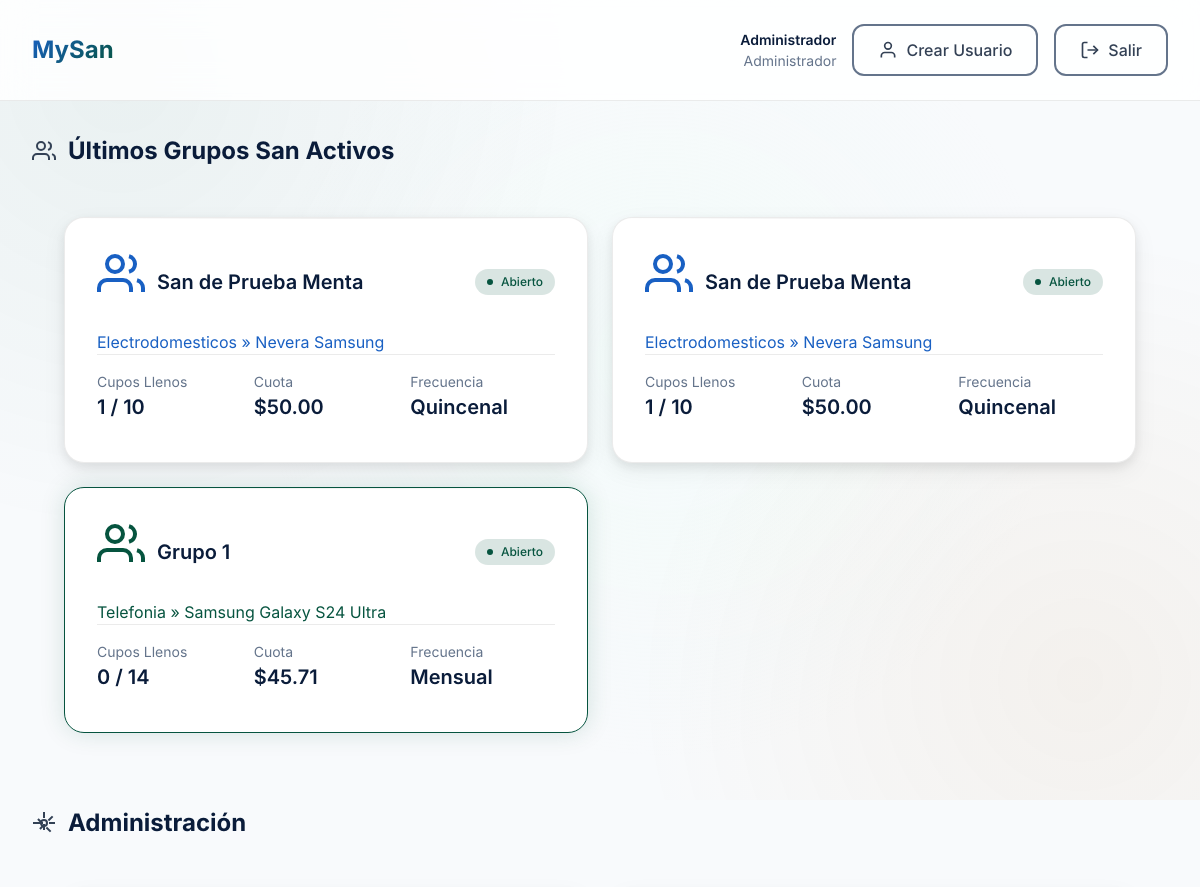
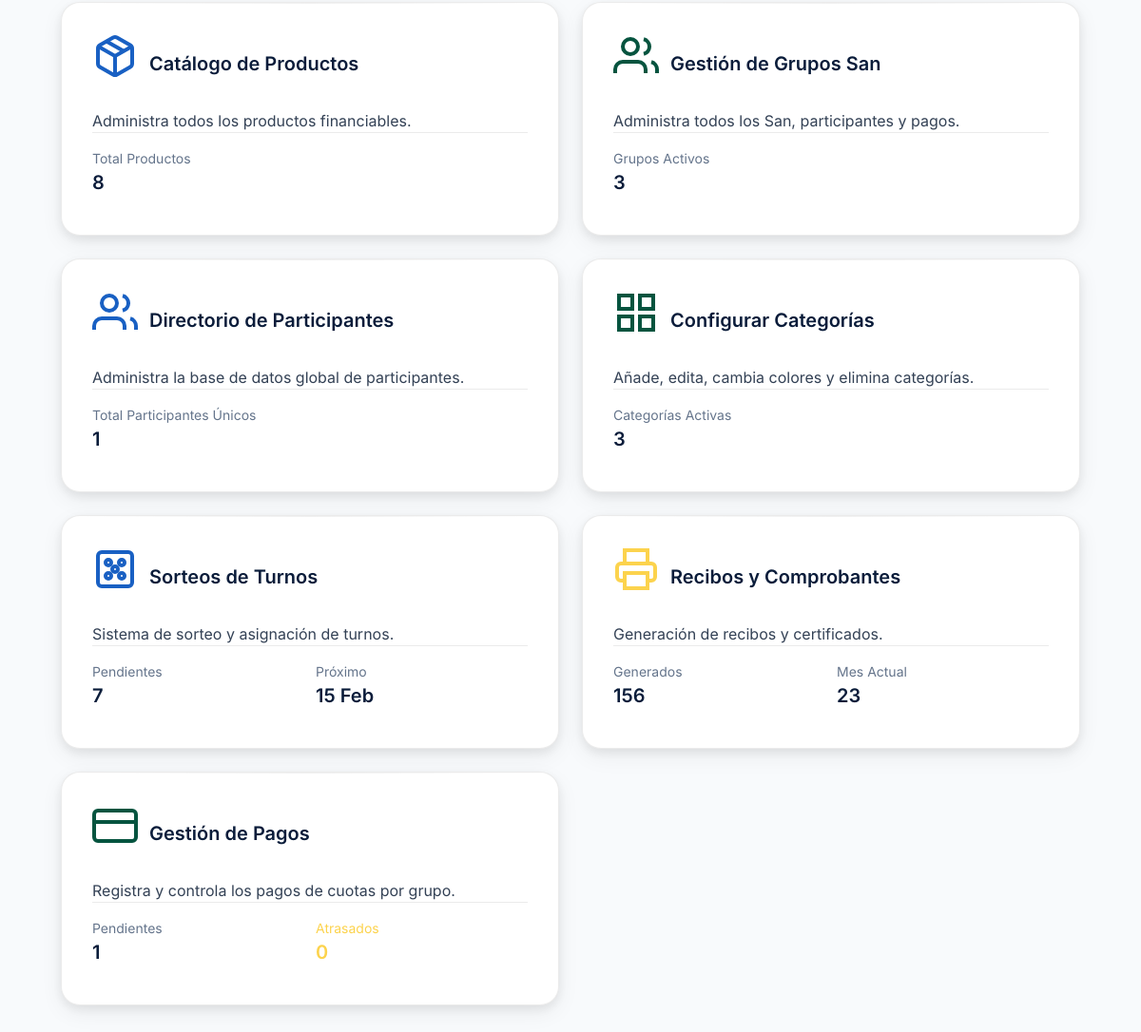
Page /dashboard.php (signed in) on the committed database (2 pictures, top to bottom).
### tables this page shows
CREATE TABLE `usuarios` (
  `id` int NOT NULL AUTO_INCREMENT,
  `username` varchar(50) NOT NULL,
  `password` varchar(255) NOT NULL,
  `nombre` varchar(100) NOT NULL,
  `email` varchar(100) DEFAULT NULL,
  `pregunta_secreta` text,
  `respuesta_secreta` varchar(255) DEFAULT NULL,
  `created_at` timestamp NULL DEFAULT CURRENT_TIMESTAMP,
  `updated_at` timestamp NULL DEFAULT CURRENT_TIMESTAMP ON UPDATE CURRENT_TIMESTAMP,
  `rol` enum('admin','participante') DEFAULT 'admin',
  PRIMARY KEY (`id`),
  UNIQUE KEY `username` (`username`)
);

CREATE TABLE `grupos_san` (
  `id` int NOT NULL AUTO_INCREMENT,
  `producto_id` int NOT NULL,
  `nombre` varchar(100) NOT NULL,
  `fecha_inicio` date NOT NULL,
  `frecuencia` enum('quincenal','mensual') NOT NULL,
  `numero_cuotas` int NOT NULL,
  `cupos_totales` int NOT NULL,
  `cupos_ocupados` int DEFAULT '0',
  `monto_cuota` decimal(10,2) NOT NULL,
  `estado` enum('en_espera','abierto','en_curso','finalizado') DEFAULT 'en_espera',
  `created_at` timestamp NULL DEFAULT CURRENT_TIMESTAMP,
  `ronda_actual` int DEFAULT '1',
  PRIMARY KEY (`id`),
  KEY `producto_id` (`producto_id`),
  CONSTRAINT `grupos_san_ibfk_1` FOREIGN KEY (`producto_id`) REFERENCES `productos` (`id`) ON DELETE CASCADE
);

CREATE TABLE `categorias` (
  `id` int NOT NULL AUTO_INCREMENT,
  `nombre` varchar(50) NOT NULL,
  `descripcion` text,
  `color` varchar(20) DEFAULT NULL,
  PRIMARY KEY (`id`)
);

CREATE TABLE `productos` (
  `id` int NOT NULL AUTO_INCREMENT,
  `categoria_id` int NOT NULL,
  `nombre` varchar(100) NOT NULL,
  `marca` varchar(50) DEFAULT NULL,
  `modelo` varchar(50) DEFAULT NULL,
  `descripcion` text,
  `valor_total` decimal(10,2) NOT NULL,
  `imagen` varchar(255) DEFAULT NULL,
  `activo` tinyint DEFAULT '1',
  `created_at` timestamp NULL DEFAULT CURRENT_TIMESTAMP,
  PRIMARY KEY (`id`),
  KEY `categoria_id` (`categoria_id`),
  CONSTRAINT `productos_ibfk_1` FOREIGN KEY (`categoria_id`) REFERENCES `categorias` (`id`) ON DELETE CASCADE
);

### dashboard.php (the view, shortened to what the rows shown need)
<?php
require_once 'config/database.php';
$user = getCurrentUser();
?>
<!DOCTYPE html>
<html lang="es">
<head>
    <link rel="stylesheet" href="assets/fonts/inter.css">
    <link rel="stylesheet" href="assets/css/reset.css">
    <link rel="stylesheet" href="assets/css/variables.css">
    <link rel="stylesheet" href="assets/css/bento-grid.css">
    <link rel="stylesheet" href="assets/css/main.css">
</head>
<body>
    <div class="main-content">
        <?php
        include 'includes/header.php';
        ?>
        <div style="padding: var(--space-8); max-width: 1600px; margin: 0 auto;">
            <div class="dashboard-section" style="margin-bottom: var(--space-10);">
                <div style="display: flex; align-items: center; gap: var(--space-3); margin-bottom: var(--space-4);">
                    <h2 style="font-size: var(--font-size-2xl); font-weight: var(--font-weight-bold); color: var(--color-text-primary);">Últimos Grupos San Activos</h2>
                </div>
                <div class="bento-container">
                    <?php
                    $stmt = $pdo->query("
                        SELECT gs.*, p.nombre as producto_nombre, p.categoria_id, c.nombre as categoria_nombre, c.color as categoria_color
                        FROM grupos_san gs
                        JOIN productos p ON gs.producto_id = p.id
                        JOIN categorias c ON p.categoria_id = c.id
                        WHERE gs.estado != 'finalizado'
                        ORDER BY gs.fecha_inicio DESC
                        LIMIT 6
                    ");
                    $grupos = $stmt->fetchAll(PDO::FETCH_ASSOC);
                    ?>
                    <?php
                    $delay = 0;
                    foreach ($grupos as $grupo):
                        $cat_id = $grupo['categoria_id'];
                        $grupo_id = $grupo['id'];
                        $cat_color = htmlspecialchars($grupo['categoria_color']);
                        $bento_class = 'bento-4';
                        if ($cat_color == 'salmon') {
                            $bento_class .= ' bento-box--salmon';
                        } elseif ($cat_color == 'menta') {
                            $bento_class .= ' bento-box--menta';
                        }
                    ?>
                        <div class="bento-box <?php echo $bento_class; ?> module-card animate-slide-up"
                            style="animation-delay: <?php echo $delay; ?>ms; cursor: pointer;"
                            onclick="location.href='modules/categoria/grupo.php?id=<?php echo $cat_id; ?>&grupo_id=<?php echo $grupo_id; ?>'">
                            <div class="bento-header">
                                <div class="bento-title">
                                    <svg class="module-icon bento-icon" style="stroke: var(--color-<?php echo $cat_color ? $cat_color : 'violeta'; ?>);">
                                        <use href="#icon-users"></use>
                                    </svg>
                                    <?php echo htmlspecialchars($grupo['nombre']); ?>
                                </div>
                                <?php if ($grupo['estado'] == 'abierto'): ?>
                                    <span class="badge badge-success">
                                        <span class="badge-dot"></span>
                                        Abierto
                                    </span>
                                <?php endif; ?>
                            </div>
                            <div class="bento-content" style="color: var(--color-<?php echo $cat_color ? $cat_color : 'violeta'; ?>);">
                                <?php echo htmlspecialchars($grupo['categoria_nombre']); ?> &raquo; <?php echo htmlspecialchars($grupo['producto_nombre']); ?>
                            </div>
                            <div class="module-stats">
                                <div class="stat-item" style="flex-direction: column; align-items: flex-start;">
                                    <span class="stat-label">Cupos Llenos</span>
                                    <span class="stat-value" style="font-size: var(--font-size-xl);">
                                        <?php echo $grupo['cupos_ocupados']; ?> / <?php echo $grupo['cupos_totales']; ?>
                                    </span>
                                </div>
                                <div class="stat-item" style="flex-direction: column; align-items: flex-start;">
                                    <span class="stat-label">Cuota</span>
                                    <span class="stat-value" style="font-size: var(--font-size-xl);">
                                        $<?php echo number_format($grupo['monto_cuota'], 2); ?>
                                    </span>
                                </div>
                                <div class="stat-item" style="flex-direction: column; align-items: flex-start;">
                                    <span class="stat-label">Frecuencia</span>
                                    <span class="stat-value" style="font-size: var(--font-size-xl);">
                                        <?php echo ucfirst($grupo['frecuencia']); ?>
                                    </span>
                                </div>
                            </div>
                        </div>
                    <?php
                        $delay += 100;
                    endforeach;
                    ?>
                </div>
            </div>
            <div class="dashboard-section">
                <div style="display: flex; align-items: center; gap: var(--space-3); margin-bottom: var(--space-4);">
                    <h2 style="font-size: var(--font-size-2xl); font-weight: var(--font-weight-bold); color: var(--color-text-primary);">Administración</h2>
                </div>
            </div>
        </div>
    </div>
</body>
</html>

### includes/header.php (shortened to what the rows shown need)
<header class="header">
    <div class="header-content">
        <div class="header-user">
            <div class="user-info">
                <div class="user-name">
                    <?php echo htmlspecialchars($user['nombre'] ?? 'Usuario'); ?>
                </div>
                <div class="user-role">Administrador</div>
            </div>
        </div>
    </div>
</header>

### rows in the picture
usuarios: nombre "Administrador"
grupos_san: nombre "San de Prueba Menta", estado "abierto" (drawn), categorias.nombre "Electrodomesticos", producto.nombre "Nevera Samsung", cupos_ocupados "1", cupos_totales "10", monto_cuota "50.00", frecuencia "Quincenal"
grupos_san: nombre "San de Prueba Menta", estado "abierto" (drawn), categorias.nombre "Electrodomesticos", producto.nombre "Nevera Samsung", cupos_ocupados "1", cupos_totales "10", monto_cuota "50.00", frecuencia "Quincenal"
grupos_san: nombre "Grupo 1", estado "abierto" (drawn), categorias.nombre "Telefonia", producto.nombre "Samsung Galaxy S24 Ultra", cupos_ocupados "0", cupos_totales "14", monto_cuota "45.71", frecuencia "Mensual"

### other values in the picture
$countProd "8"
$countGroup "3"
$countClients "1"
$countCat "3"
$countPagPend "1"
$countPagAtras "0"
